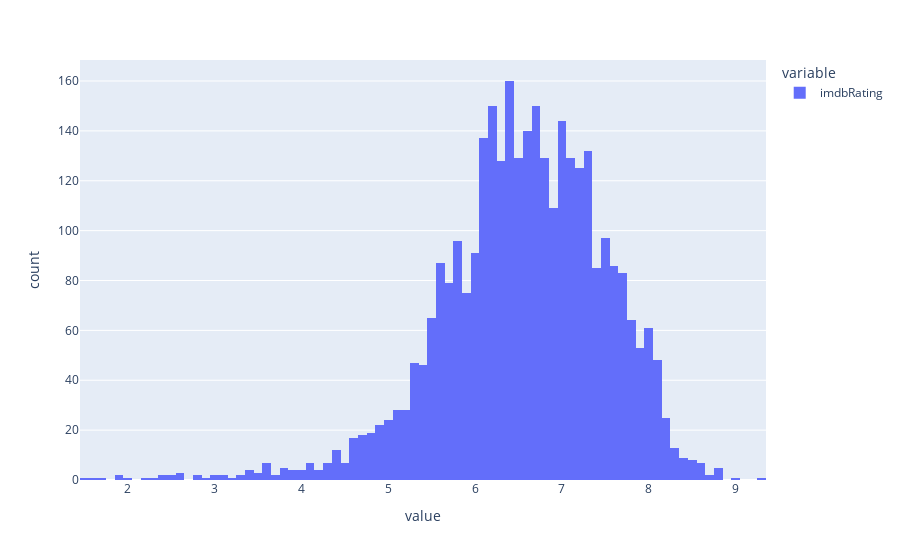

The notebook cell saved with this chart:
### Markdown cell above
# imdbRating

### Code cell
dfimdbRating = dfparentalAdvisor.sort_values(by=['imdbRating'])

print(len(dfimdbRating))

px.histogram(dfimdbRating["imdbRating"])

### Figure 1 — Plotly figure (JSON) as saved in the notebook; plotly's stock layout.template omitted (floating-point values rounded to 4 significant figures; data arrays with more than 128 entries replaced by an {"elided": "..."} marker saying what was removed)
{"data": [{"alignmentgroup": "True", "bingroup": "x", "hovertemplate": "variable=imdbRating<br>value=%{x}<br>count=%{y}<extra></extra>", "legendgroup": "imdbRating", "marker": {"color": "#636efa", "pattern": {"shape": ""}}, "name": "imdbRating", "offsetgroup": "imdbRating", "orientation": "v", "showlegend": true, "type": "histogram", "x": {"elided": "3243 float values"}, "xaxis": "x", "yaxis": "y"}], "layout": {"barmode": "relative", "legend": {"title": {"text": "variable"}, "tracegroupgap": 0}, "margin": {"t": 60}, "xaxis": {"anchor": "y", "domain": [0, 1], "title": {"text": "value"}}, "yaxis": {"anchor": "x", "domain": [0, 1], "title": {"text": "count"}}}}
